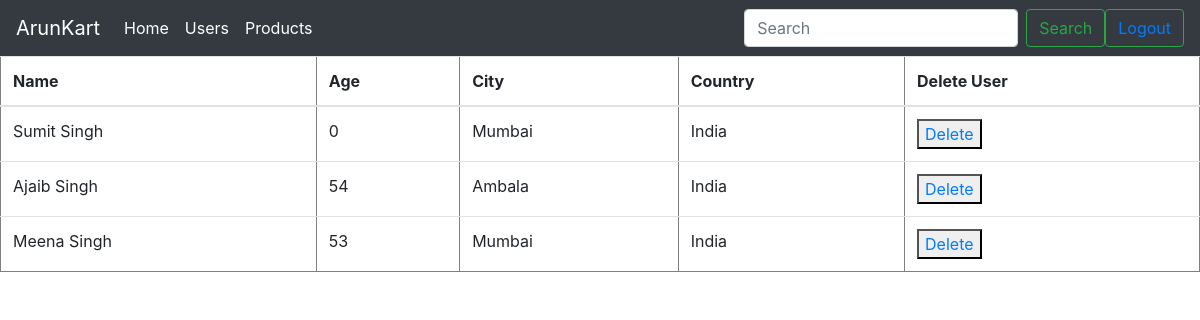
The page /users/ (signed in) on the database its author committed.
### mykart/models.py (models this page shows, shortened)
class UserDetail(models.Model):
    user = models.OneToOneField(User, on_delete=models.CASCADE, default=1)
    first_name = models.CharField(max_length=20, default='', blank=True)
    last_name = models.CharField(max_length=20, default='', blank=True)
    full_name = models.CharField(max_length=20, default='', blank=True)
    age = models.PositiveIntegerField(default=0, blank=True)
    email = models.EmailField(default=None, blank=True)
    city = models.CharField(max_length=25, default='', blank=True)
    state = models.CharField(max_length=25, default='', blank=True)
    country = models.CharField(max_length=25, default='', blank=True)
    pin_code = models.BigIntegerField(default=0, blank=True)
    contact_number = models.BigIntegerField(default=0, blank=True)
    is_married = models.BooleanField(default=0, blank=False)
    profile_image = models.ImageField(upload_to='profile_image/', default='', blank=True)
    document = models.FileField(upload_to='document/', null=True, blank=True)

### mykart/views.py (the view)
# urls.py: 2. Add a URL to urlpatterns:  path('', Home.as_view(), name='home')
class Home(RequireLoginMixin , ListView):
    model = UserDetail
    template_name = 'mykart/home.html'
    context_object_name = 'users'

### mykart/mixins.py (called while the page is built)
    def dispatch(self, request, *args, **kwargs):
        print("User", request.user)
        if not request.user.is_authenticated:
            print("is authenticated")
            return redirect("login")
        return super(RequireLoginMixin, self).dispatch(request, *args, **kwargs)

### mykart/templates/mykart/home.html (shortened to what this page needs)
{% extends "mykart/base.html" %}
{% block content %}
<body>
    <table class="table" id="user_table" border="1">
        <thead>
            <tr>
                <th>Name</th>
                <th>Age</th>
                <th>City</th>
                <th>Country</th>
                <th>Delete User</th>
            </tr>
        </thead>
        <tbody>
        {% for i in users %}
            <tr>
                <td>{{ i.full_name }}</td>
                <td>{{ i.age }}</td>
                <td>{{ i.city }}</td>
                <td>{{ i.country }}</td>
                <td><button><a href="{% url 'delete' i.id %}" >Delete</a></button></td>
            </tr>
        {% endfor %}
        </tbody>
    </table>
</body>
{% endblock %}

### rows shown on the page
UserDetail: full_name "Sumit Singh", age "0", city "Mumbai", country "India"
UserDetail: full_name "Ajaib Singh", age "54", city "Ambala", country "India"
UserDetail: full_name "Meena Singh", age "53", city "Mumbai", country "India"
